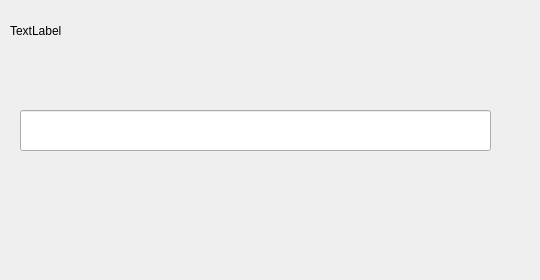
<?xml version="1.0" encoding="UTF-8"?>
<ui version="4.0">
 <class>inputDialog700</class>
 <widget class="QDialog" name="inputDialog700">
  <property name="geometry">
   <rect>
    <x>0</x>
    <y>0</y>
    <width>540</width>
    <height>280</height>
   </rect>
  </property>
  <property name="minimumSize">
   <size>
    <width>540</width>
    <height>280</height>
   </size>
  </property>
  <property name="maximumSize">
   <size>
    <width>540</width>
    <height>280</height>
   </size>
  </property>
  <property name="windowTitle">
   <string>Dialog</string>
  </property>
  <property name="styleSheet">
   <string notr="true">#inputDialog700{border-image: url(:/image/dialog.png);}</string>
  </property>
  <widget class="QLabel" name="label_title">
   <property name="geometry">
    <rect>
     <x>10</x>
     <y>10</y>
     <width>421</width>
     <height>41</height>
    </rect>
   </property>
   <property name="text">
    <string>TextLabel</string>
   </property>
  </widget>
  <widget class="QLineEdit" name="lineEdit_input">
   <property name="geometry">
    <rect>
     <x>20</x>
     <y>110</y>
     <width>471</width>
     <height>41</height>
    </rect>
   </property>
  </widget>
 </widget>
 <resources/>
 <connections/>
</ui>
